Frame 1 (no input): blank canvas, image omitted
Frame 60 (no input): blank canvas, image omitted
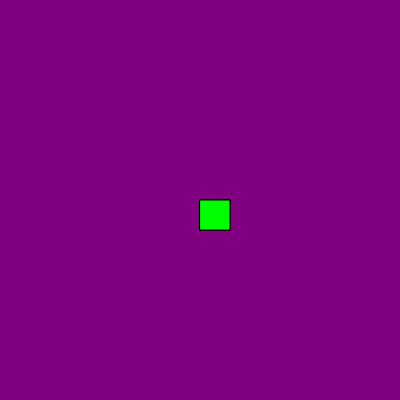
Frame 120 (the mouse pressed at the canvas centre since frame 60)

The p5.js sketch whose frames 1 and 60 were blank and that drew this single picture after the mouse press (run headless with seeded random() and noise() and a simulated clock; from frame 60 on, the mouse is pressed at the canvas centre):

// p5.js sketch
// ── sketch.js
function setup() {
  createCanvas(400, 400);
  background("purple");
}

function draw() {
  stroke("black")
  
  
  
  fill("lime")
  
  if(mouseIsPressed){
    rect(mouseX,mouseY,30,30)
  }
}
    
